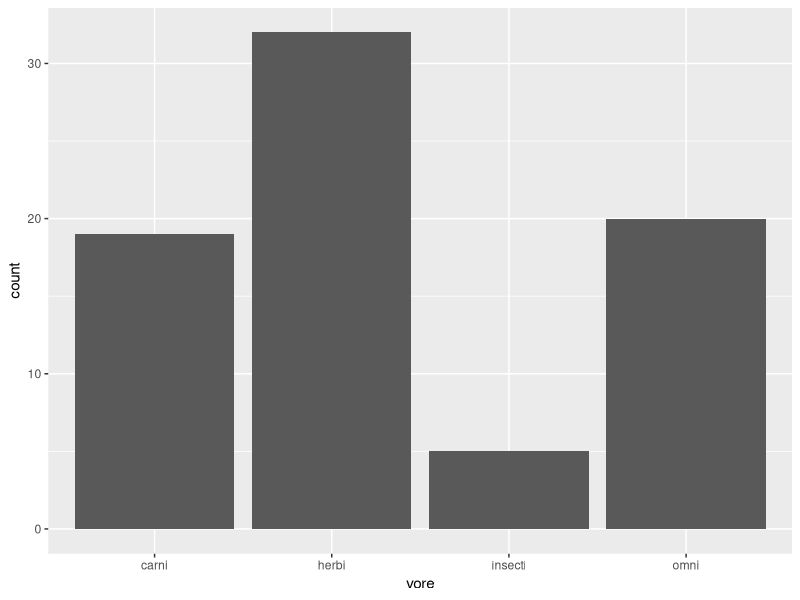
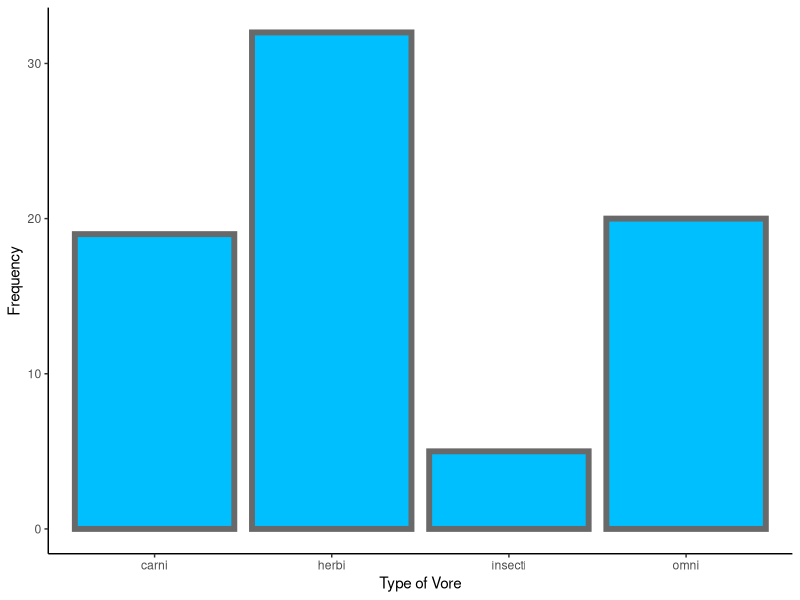
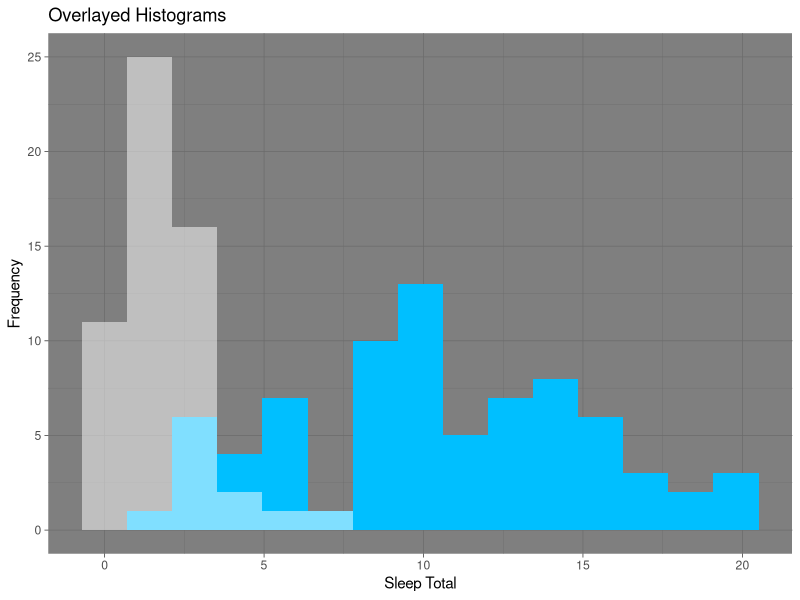
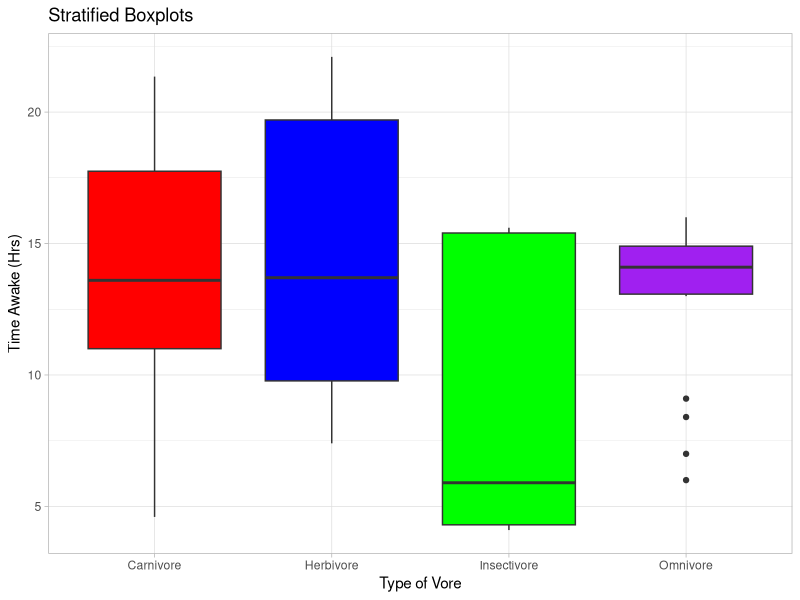
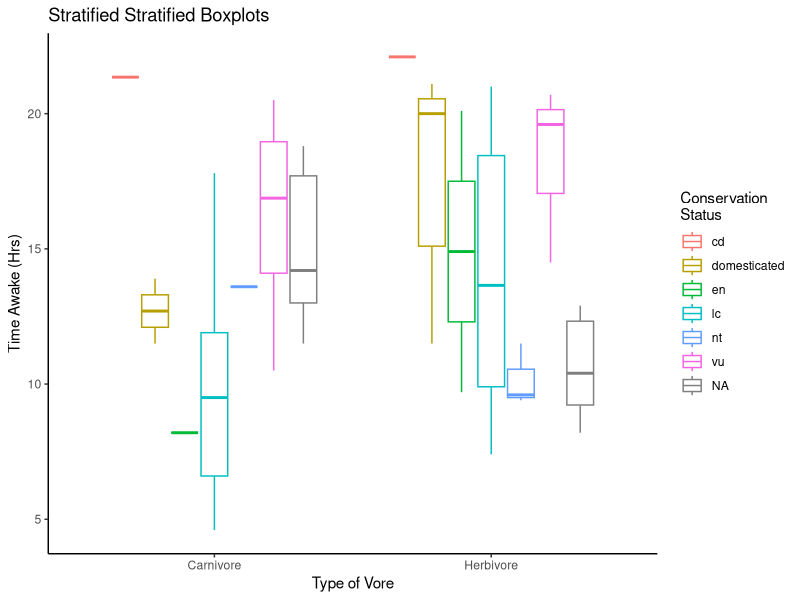
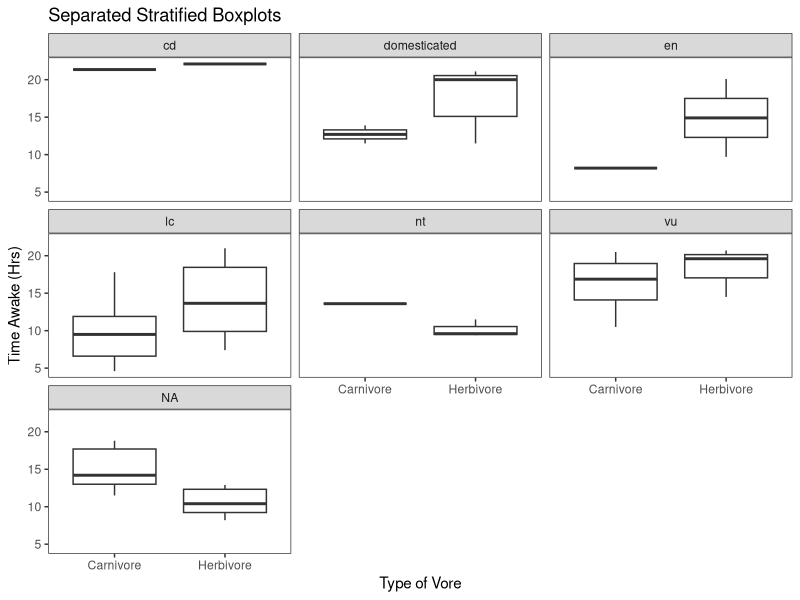
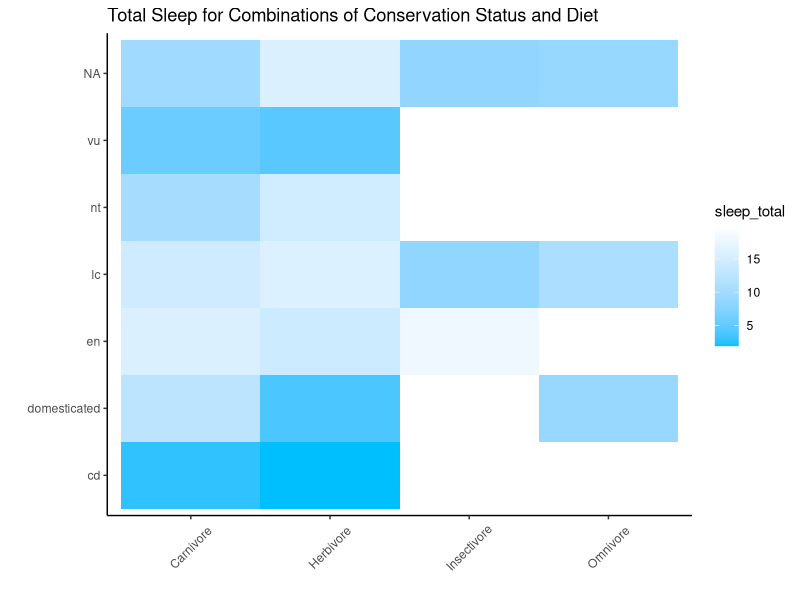
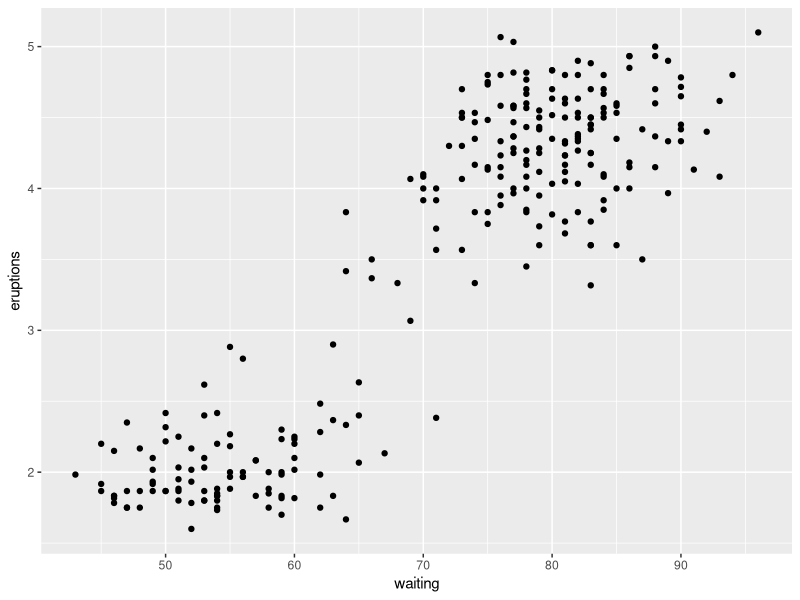

These charts were generated, in order, by the following R code:
## ---- chunk 1
# This is a good place to put libraries required for using the ggplot function
knitr::opts_chunk$set(echo = TRUE)
library(tidyverse)
## ---- chunk 2
msleep #Prints the data but takes up a lot of space
head(msleep,5) #Prints the first 5 rows
str(msleep) #Lists all variables and the type of variable
summary(msleep) #Provides summary statistics for all variables in dataset
summary(msleep$awake) #Provides summary statistics for the awake variable in dataset msleep
dim(msleep) #Outputs a Vector Giving the Number of Rows and Columns
unique(msleep$vore) #Lists all the unique values for a categorical variable Animals are Classified as Carnivore Omnivore, Herbivore, or Insectivore: "NA" references a missing response
which(is.na(msleep$vore)) #Returns the Observation index where missing values exist
msleep2=msleep[-which(is.na(msleep$vore)),] #Removes the 7 Observations that are missing a vore-specification
## ---- chunk 3
ggplot(data=msleep2) +
  geom_bar(aes(x=vore))
ggplot(data=msleep2) +
  geom_bar(aes(x=vore),color="dimgrey",fill="deepskyblue1",size=2) + 
  xlab("Type of Vore") + ylab("Frequency") + 
  theme_classic()
## ---- chunk 4
ggplot(data=msleep2) + 
  geom_histogram(mapping=aes(x=sleep_total),bins=15,fill="deepskyblue1") +
  geom_histogram(mapping=aes(x=sleep_rem),bins=15,fill="white",alpha=0.5) + 
  labs(x="Sleep Total",y="Frequency",title="Overlayed Histograms") + theme_dark()
#Warning due to NA
## ---- chunk 5
ggplot(data=msleep2) + 
  geom_boxplot(aes(x=vore,y=awake),fill=c("red","blue","green","purple")) + 
  xlab("Type of Vore") + ylab("Time Awake (Hrs)") + 
  theme_light()+ggtitle("Stratified Boxplots") + 
  scale_x_discrete(labels=c("Carnivore","Herbivore","Insectivore","Omnivore"))
## ---- chunk 6
ggplot(data=msleep2) + 
  geom_boxplot(aes(x=vore,y=awake,color=conservation)) + 
  xlab("Type of Vore") + ylab("Time Awake (Hrs)") + 
  theme_light()+ggtitle("Stratified Stratified Boxplots") + 
  scale_x_discrete(limits=c("carni","herbi"),labels=c("Carnivore","Herbivore")) +
  guides(color=guide_legend(title="Conservation \nStatus")) + 
  theme_classic()
## ---- chunk 7
ggplot(data=msleep2) + 
  geom_boxplot(aes(x=vore,y=awake)) + 
  facet_wrap(~conservation) +
  xlab("Type of Vore") + ylab("Time Awake (Hrs)") + 
  theme_light()+ggtitle("Separated Stratified Boxplots") + 
  scale_x_discrete(limits=c("carni","herbi"),labels=c("Carnivore","Herbivore")) +
  theme_test()
## ---- chunk 8
ggplot(data=msleep2,aes(x=vore,y=conservation)) + 
  geom_tile(aes(fill=sleep_total)) + 
  scale_fill_gradient(low="deepskyblue1",high="white")+
  theme_classic() + 
  scale_x_discrete(label=c("Carnivore","Herbivore","Insectivore","Omnivore")) +
  theme(axis.text.x=element_text(angle=45,vjust=0.5))+
  xlab("")+ylab("") + 
  ggtitle("Total Sleep for Combinations of Conservation Status and Diet")
## ---- chunk 9
#First Notice from Original Old Faithful Data Sets
ggplot(faithful) + 
  geom_point(aes(x=waiting,y=eruptions),col="black")

#Now we Construct a Heatmap Showing the 
v <- ggplot(faithfuld) +
  geom_tile(aes(waiting, eruptions, fill = density))
v

v2=v + scale_fill_distiller()
v2

v3=v+scale_fill_distiller(palette = "Spectral")
v3

v4=v3 + xlab("Time Between Eruptions (mins)") + ylab("Duration of Eruptions (mins)") + 
  ggtitle("Old Faithful") + labs(subtitle=expression(paste("Joint Density Function: ",italic("f(Waiting Time,Duration)"))))
v4
